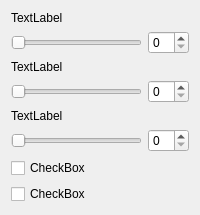
                 <widget class="QWidget" name="page_4">
                  <attribute name="label">
                   <string>ArtNet</string>
                  </attribute>
                  <layout class="QVBoxLayout" name="verticalLayout_3">
                   <item>
                    <layout class="QVBoxLayout" name="verticalLayout_47">
                     <item>
                      <widget class="QLabel" name="label_42">
                       <property name="text">
                        <string>TextLabel</string>
                       </property>
                      </widget>
                     </item>
                     <item>
                      <layout class="QHBoxLayout" name="horizontalLayout_45">
                       <item>
                        <widget class="QSlider" name="horizontalSlider_29">
                         <property name="orientation">
                          <enum>Qt::Horizontal</enum>
                         </property>
                        </widget>
                       </item>
                       <item>
                        <widget class="QSpinBox" name="spinBox_29"/>
                       </item>
                      </layout>
                     </item>
                     <item>
                      <widget class="QLabel" name="label_56">
                       <property name="text">
                        <string>TextLabel</string>
                       </property>
                      </widget>
                     </item>
                     <item>
                      <layout class="QHBoxLayout" name="horizontalLayout_72">
                       <item>
                        <widget class="QSlider" name="horizontalSlider_50">
                         <property name="orientation">
                          <enum>Qt::Horizontal</enum>
                         </property>
                        </widget>
                       </item>
                       <item>
                        <widget class="QSpinBox" name="spinBox_50"/>
                       </item>
                      </layout>
                     </item>
                     <item>
                      <widget class="QLabel" name="label_99">
                       <property name="text">
                        <string>TextLabel</string>
                       </property>
                      </widget>
                     </item>
                     <item>
                      <layout class="QHBoxLayout" name="horizontalLayout_87">
                       <item>
                        <widget class="QSlider" name="horizontalSlider_62">
                         <property name="orientation">
                          <enum>Qt::Horizontal</enum>
                         </property>
                        </widget>
                       </item>
                       <item>
                        <widget class="QSpinBox" name="spinBox_62"/>
                       </item>
                      </layout>
                     </item>
                     <item>
                      <widget class="QCheckBox" name="checkBox_35">
                       <property name="text">
                        <string>CheckBox</string>
                       </property>
                      </widget>
                     </item>
                     <item>
                      <widget class="QCheckBox" name="checkBox_36">
                       <property name="text">
                        <string>CheckBox</string>
                       </property>
                      </widget>
                     </item>
                    </layout>
                   </item>
                  </layout>
                 </widget>
